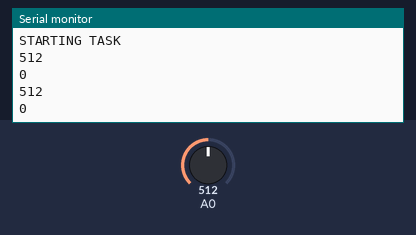
The sketch below on a simulated Arduino Uno, built with avr-gcc and run on an emulated ATmega328P. Parts: the last lines printed to the serial monitor. The test bench sets the inputs (shaded band); at power-on: A0 = 512.

Above: at 1.2 s.
1.3 s: A0 set to 716
At 2.6 s:
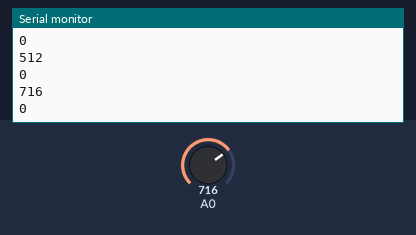
2.8 s: A0 set to 810
At 3.7 s:
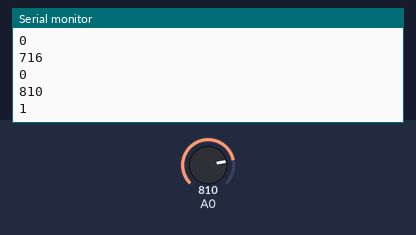
Timing chart, 0 to 5.8 s (numbered marks = the images above; inputs shaded):
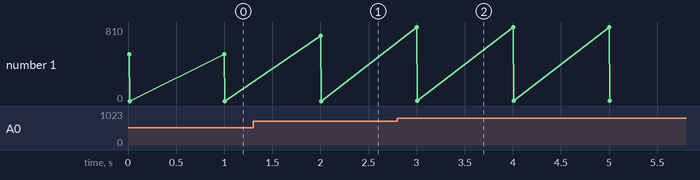

Measured:
- after the input at 1.3 s, the serial monitor: prints a new line after 0.70 s (image 1)
- after the input at 2.8 s, the serial monitor: prints a new line after 0.20 s (image 2)
- plotted number 1: 0 → 1 after the input at 2.8 s

The sketch:

Collision_Detection.ino
```cpp
// Collision Detection System Code

float threshold_2in = 800;

bool is_wall_detected(float threshold) {
  return (analogRead(A0) >= threshold);
}

void setup() {
  Serial.begin(9600);
  Serial.print("STARTING TASK\n");
}

void loop() {
  for (;;) {
    Serial.println(analogRead(A0));
    Serial.println(is_wall_detected(threshold_2in));
    delay(1000);
  }
}
```
